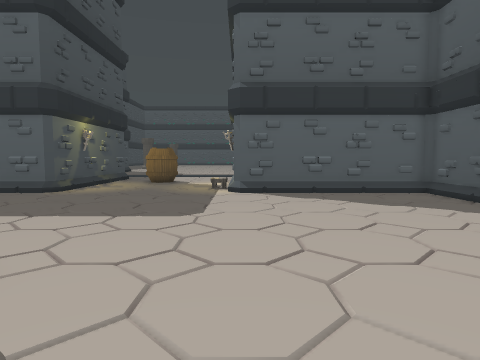
[1] (above)

16 first-person views from a walk through a Godot game level. The camera is 1.4 m above the floor, tilts 4° down and sees 75° across. The floor is counted in squares, 1 m on a side. Each view is taken from the middle of a square. On the plan, view 1 faces up. The plan holds only what a view shows up to about 14 squares ahead; the rest is blank. The place goes on beyond the plan. Characters and animated objects are not drawn. Some surface patterns are stand-ins.

[2]
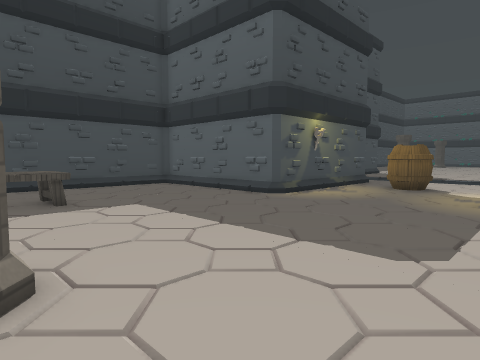

[3]
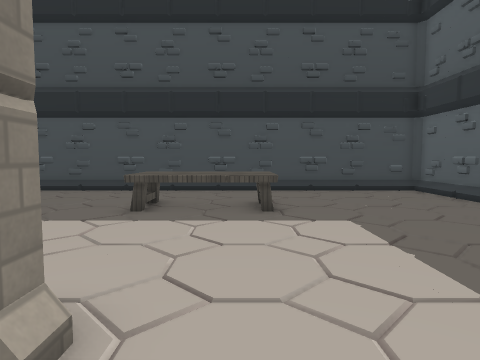

[4]
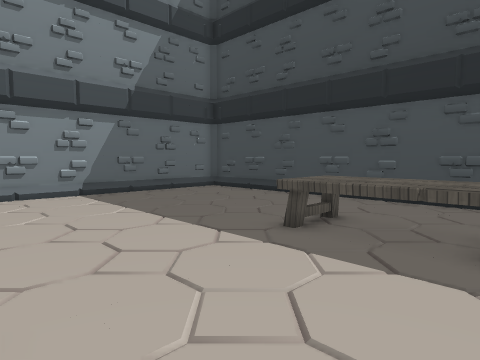

[5]
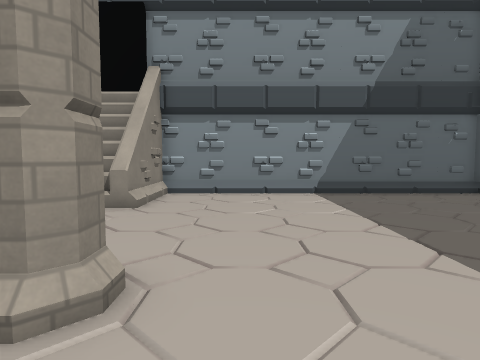

[6]
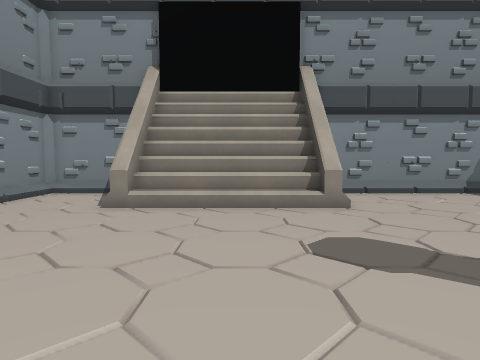

[7]
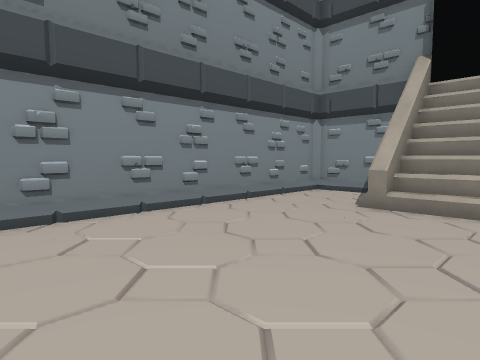

[8]
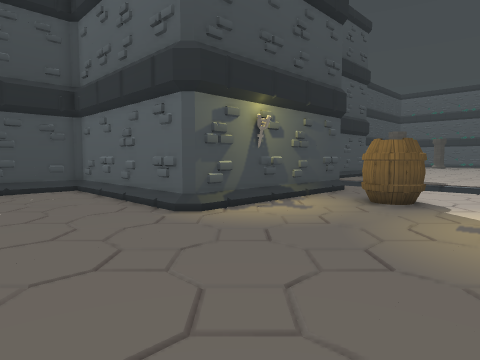

[9]
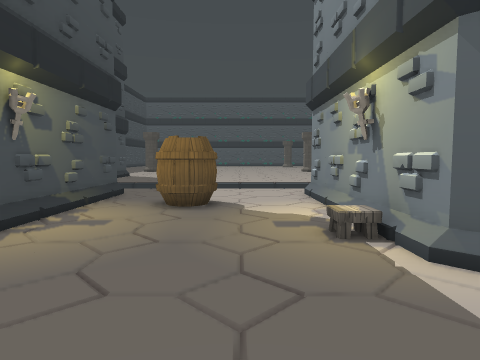

[10]
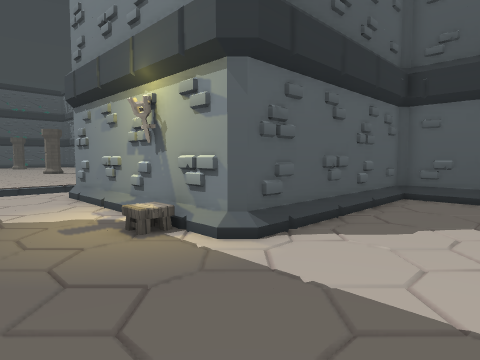

[11]
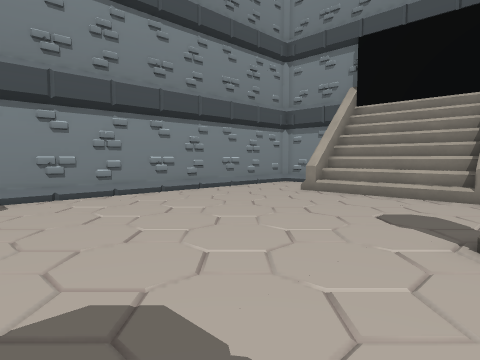

[12]
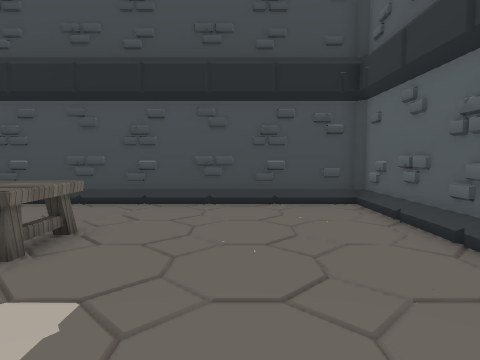

[13]
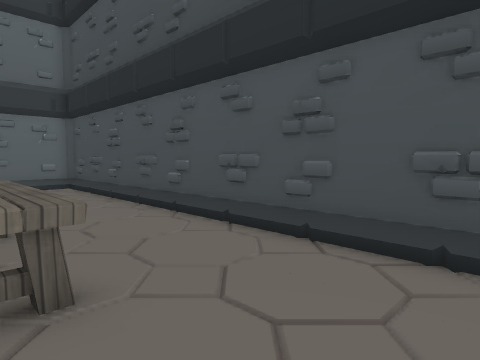

[14]
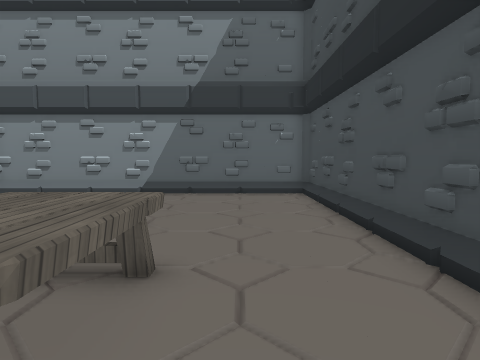

[15]
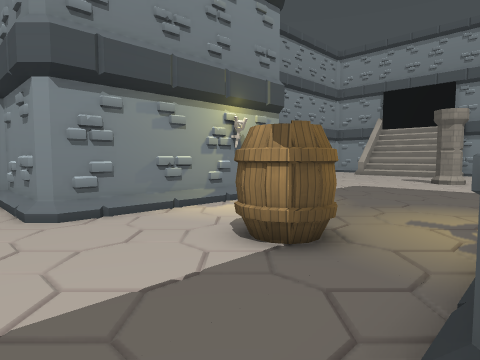

[16]
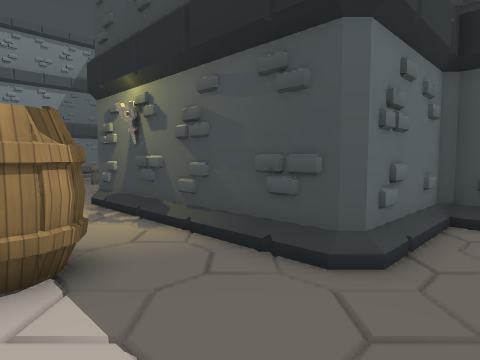

### Floor plan
Key: @ floor where view 1 was taken; # wall or solid block; x gap in a wall; . floor; / step, stairs or slope; ^ raised ledge; B barrel; T table; P pillar.
Columns run from 16 left of view 1 to 8 right of it. Each row starts with its distance up from view 1.
 23         .........
 22     #...............
 21     #####.......#####
 20         #.......#
 19         #..BB...#
 18         #..BB...#
 17         #.......#
 16         #.......#
 15         #.......#
 14         #.......#
 13 #########.......#########
 12 #.......................#
 11 #.......................#
 10 #.......................#
  9 #.......................
  8 #.......................
  7 #.......................#
  6 #...TTT.................#
  5 #...TTT.................#
  4 #...TTT.................#
  3 #...TTT.....P...........#
  2 #...TTT.................#
  1 #.......................#
  0 #...............@.......#
 -1 #.......................#
 -2 #.......................#
 -3 #............^/////^....#
 -4 #............^/////^....#
 -5 #............x/////#....#
 -6 #............#/////#....#
 -7 ###############    ######

Where each view was taken, in squares from view 1:
view 1: 0 up, 0 right, facing up
view 2: 3 up, 0 right, facing up-left
view 3: 5 up, 2 left, facing left
view 4: 6 up, 5 left, facing down-left
view 5: 6 up, 6 left, facing down
view 6: 6 up, 0 right, facing down
view 7: 6 up, 0 right, facing down-right
view 8: 8 up, 1 left, facing up-left
view 9: 9 up, 3 left, facing up
view 10: 9 up, 4 left, facing up-right
view 11: 9 up, 4 left, facing down-right
view 12: 9 up, 6 left, facing left
view 13: 9 up, 11 left, facing down-left
view 14: 6 up, 13 left, facing down
view 15: 23 up, 8 left, facing down-right
view 16: 23 up, 4 left, facing down-left
